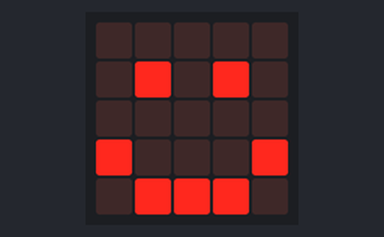
The program below on a simulated BBC micro:bit running MicroPython. Parts: the board's 5×5 LED display. Dim RGB values are drawn brighter than linear.

Above: at 0.1 s.
At 1.1 s:
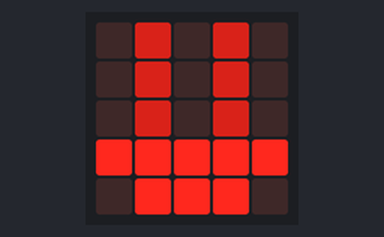
At 2.1 s:
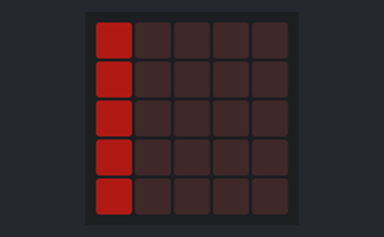
At 2.6 s:
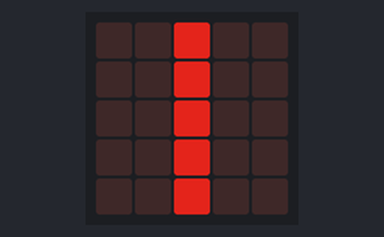
At 3.1 s:
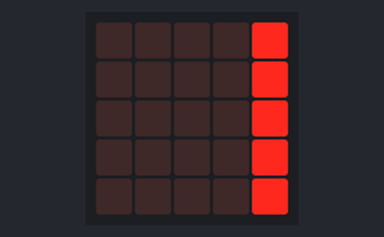

The program:

demo01_imges.py
```python
from microbit import *

# 显示一个笑脸
display.show(Image.HAPPY)
sleep(1000)

# 自定义一个图案
boat = Image("05050:05050:05050:99999:09990")
display.show(boat)
sleep(1000)

# 一个小动画
left = Image("20000:20000:20000:20000:20000")
middle = Image("00600:00600:00600:00600:00600")
right = Image("00009:00009:00009:00009:00009")

images = [left, middle, right]
while True:
    display.show(images, delay=500)
```

Measured:
- by itself, everything shown: repeats every 1.5 s, in 3 steps
- what the display in image 1 shows lasts 1.0 s, from 1.0 s to 2.0 s
- what the display in image 2 shows lasts 0.5 s, from 2.0 s to 2.5 s
